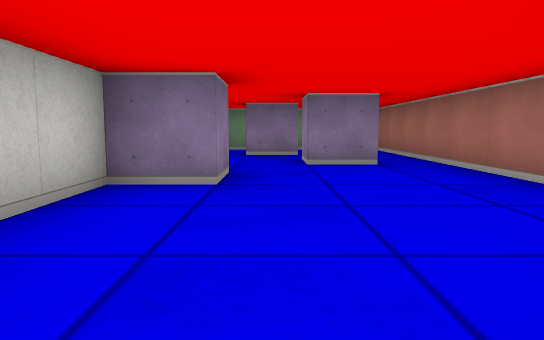
view 1 (above)

12 first-person views from a walk through a cub3D ray-caster map. The camera is about half as high as the walls, tilts 6° down and sees 70° across. The floor is counted in squares. Each view is taken from the middle of a square. On the plan, view 1 faces up. The plan holds only what a view shows up to about 9 squares ahead; the rest is blank.

view 2
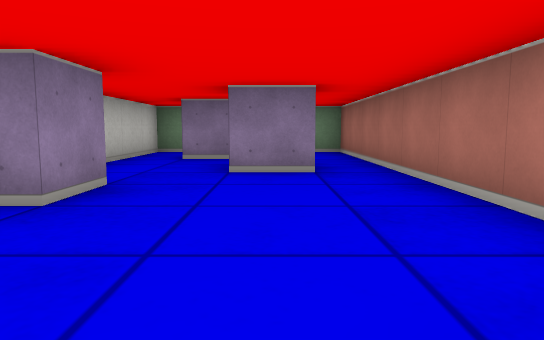

view 3
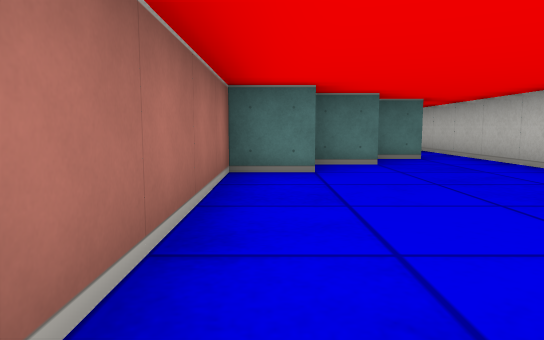

view 4
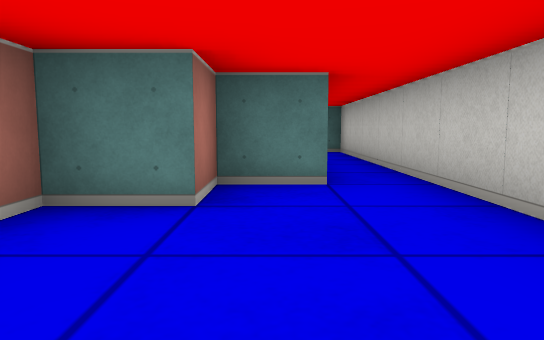

view 5
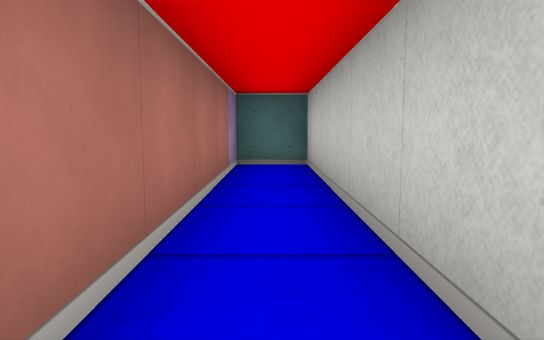

view 6
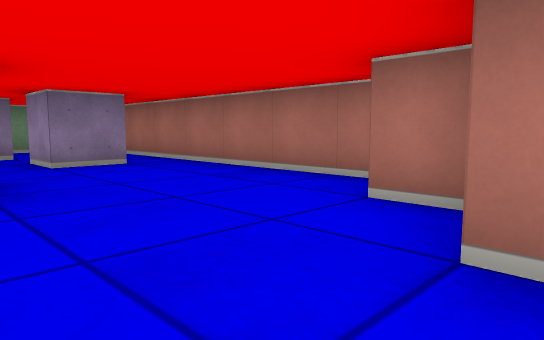

view 7
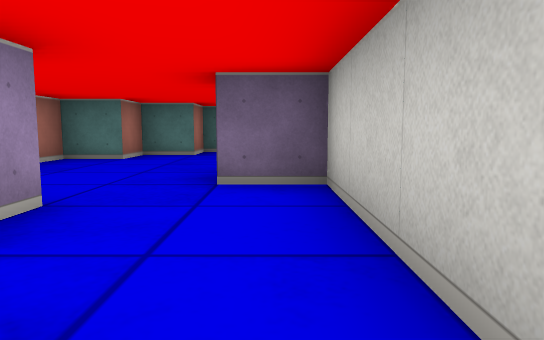

view 8
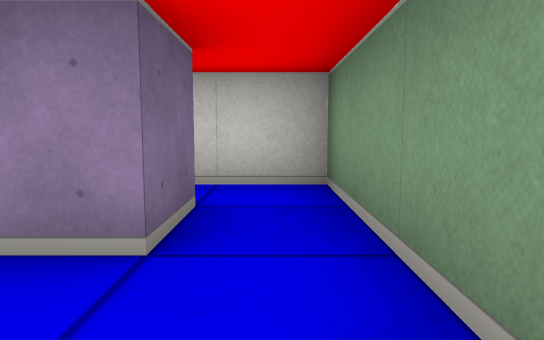

view 9
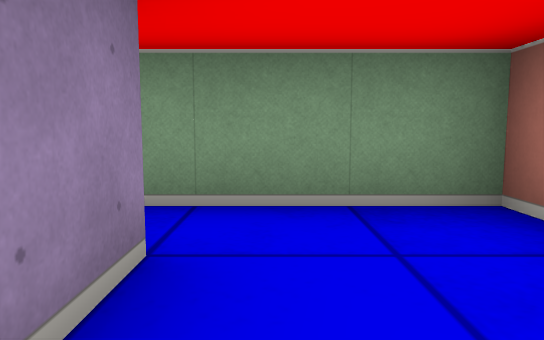

view 10
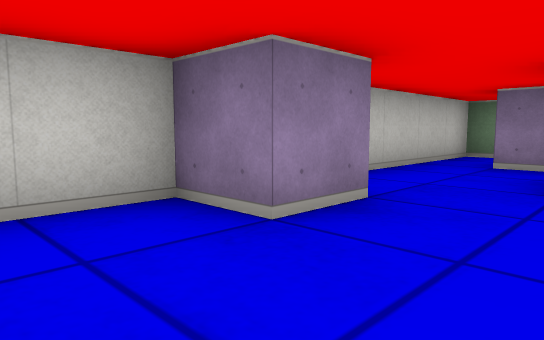

view 11
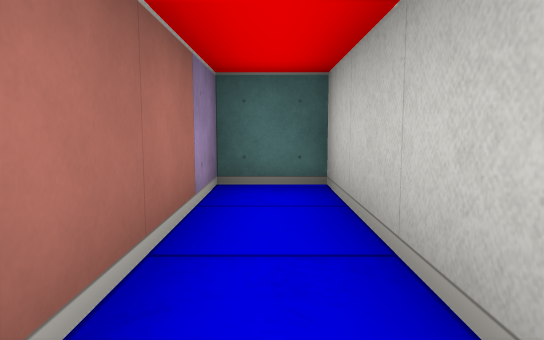

view 12
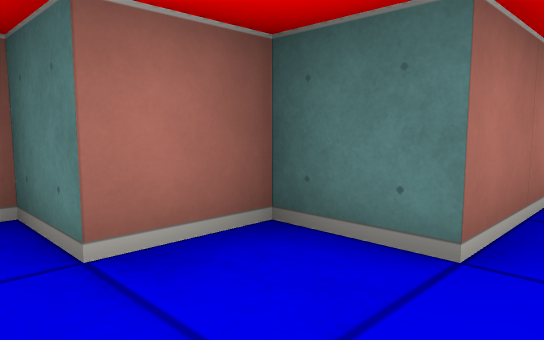

### Floor plan
Points are (right, up) in squares from view 1. A wall is a line through its corners. A room is listed if a view was taken in it or the views show most of it. See-through windows are left out.
Room 1 (views 1, 2, 3, 4, 5, 6, 7, 8, 9, 10, 11, 12)
walls: (-0.5, 3.5) (-1.5, 3.5) (-1.5, -5.5) (-0.5, -5.5) (-0.5, -0.5) (0.5, -0.5) (0.5, 0.5) (1.5, 0.5) (1.5, 1.5) (2.5, 1.5) (2.5, 9.5) (-1.5, 9.5) (-1.5, 4.5) (-0.5, 4.5) (-0.5, 3.5); (1.6, 5.5) (0.5, 5.5) (0.5, 6.5); (-0.5, 8.5) (0.5, 8.5) (0.5, 7.5) (-0.5, 7.5)

Where each view was taken, in squares from view 1:
view 1: 0 up, 0 right, facing up
view 2: 1 up, 1 right, facing up
view 3: 6 up, 2 right, facing down
view 4: 3 up, 0 right, facing down
view 5: 0 up, 1 left, facing down
view 6: 0 up, 1 left, facing up-right
view 7: 8 up, 1 left, facing down
view 8: 9 up, 2 right, facing left
view 9: 7 up, 1 right, facing up
view 10: 2 up, 1 right, facing up-left
view 11: 2 down, 1 left, facing down
view 12: 1 up, 1 left, facing down-right
